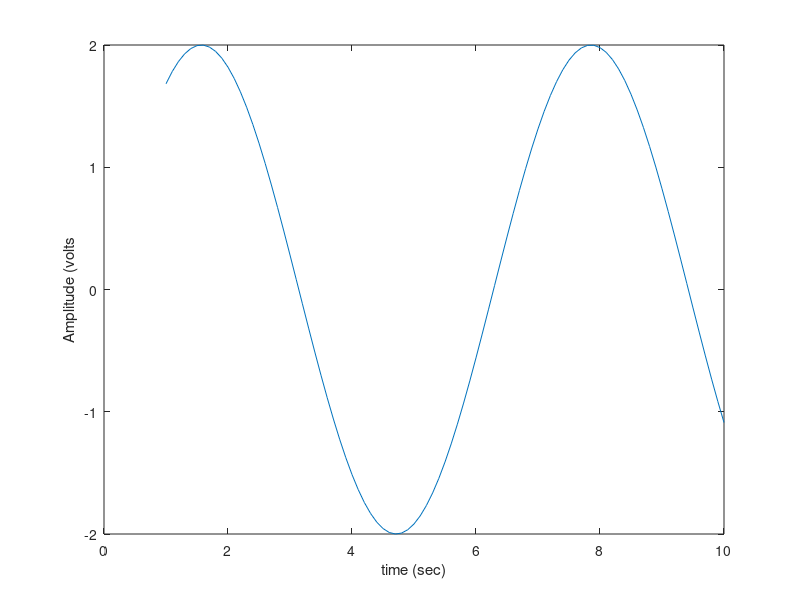

Recreate this plot in MATLAB.
clc; clear all; close all; 

x= 1:0.1:10; 
y= 2*sin(x);

plot(x,y)
xlabel('time (sec)')
ylabel('Amplitude (volts')
